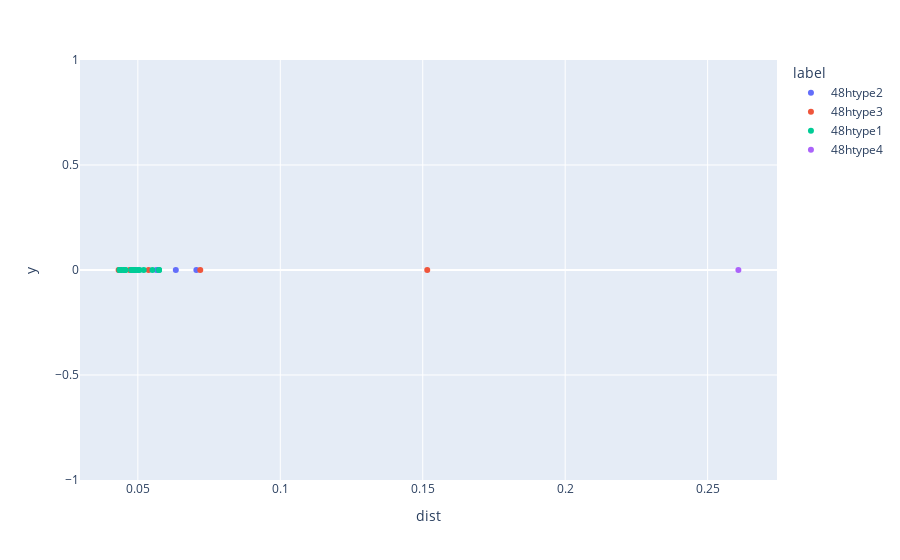

Notebook source saved alongside this figure:
### Code cell
create_POSCAR_weirdos_centroids_appended(coor_weirdos_Li, centroids_2, direc_restructure_destination, lattice_constant, filename = "POSCAR_weirdos_centroids2")
create_POSCAR_weirdos_centroids_appended(coor_weirdos_Li, centroids_3, direc_restructure_destination, lattice_constant, filename = "POSCAR_weirdos_centroids3")
create_POSCAR_weirdos_centroids_appended(coor_weirdos_Li, centroids_4, direc_restructure_destination, lattice_constant, filename = "POSCAR_weirdos_centroids4")

plot_distweirdos(file_loc_important_cols)

### Figure 1 — Plotly figure (JSON) as saved in the notebook; plotly's stock layout.template omitted (floating-point values rounded to 4 significant figures)
{"data": [{"customdata": [["48htype2", [0.3897, 0.04434, 0.7176], "7_4"], ["48htype2", [0.06611, 0.1992, 0.8744], "5_7"], ["48htype2", [0.7694, 0.9692, 0.8774], "3_7"], ["48htype2", [0.23, 0.1246, 0.9492], "3_4"]], "hovertemplate": "label=%{customdata[0]}<br>dist=%{x}<br>y=%{y}<br>coor=%{customdata[1]}<br>file=%{customdata[2]}<extra></extra>", "legendgroup": "48htype2", "marker": {"color": "#636efa", "symbol": "circle"}, "mode": "markers", "name": "48htype2", "orientation": "v", "showlegend": true, "type": "scatter", "x": [0.04957, 0.05655, 0.07055, 0.06333], "xaxis": "x", "y": [0, 0, 0, 0], "yaxis": "y"}, {"customdata": [["48htype3", [0.03175, 0.7938, 0.1444], "7_3"], ["48htype3", [0.05757, 0.3391, 0.698], "6_7"], ["48htype3", [0.3054, 0.3729, 0.9429], "6_7"], ["48htype3", [0.6272, 0.1187, 0.608], "6_6"], ["48htype3", [0.03337, 0.2261, 0.8714], "6_1"]], "hovertemplate": "label=%{customdata[0]}<br>dist=%{x}<br>y=%{y}<br>coor=%{customdata[1]}<br>file=%{customdata[2]}<extra></extra>", "legendgroup": "48htype3", "marker": {"color": "#EF553B", "symbol": "circle"}, "mode": "markers", "name": "48htype3", "orientation": "v", "showlegend": true, "type": "scatter", "x": [0.04711, 0.04324, 0.05376, 0.1516, 0.07191], "xaxis": "x", "y": [0, 0, 0, 0, 0], "yaxis": "y"}, {"customdata": [["48htype1", [0.1548, 0.7126, 0.4506], "7_3"], ["48htype1", [0.8532, 0.9776, 0.7871], "6_7"], ["48htype1", [0.1509, 0.2167, 0.9691], "6_5"], ["48htype1", [0.6509, 0.7167, 0.9691], "6_5"], ["48htype1", [0.9861, 0.3432, 0.2831], "6_2"], ["48htype1", [0.3518, 0.2876, 0.9603], "6_2"], ["48htype1", [0.6589, 0.7189, 0.9808], "5_7"], ["48htype1", [0.7331, 0.1647, 0.4702], "5_7"], ["48htype1", [0.973, 0.156, 0.223], "5_5"], ["48htype1", [0.0292, 0.3462, 0.713], "5_2"], ["48htype1", [0.03268, 0.8443, 0.2159], "5_2"], ["48htype1", [0.346, 0.5259, 0.2211], "5_1"], ["48htype1", [0.8551, 0.5342, 0.7121], "5_1"], ["48htype1", [0.654, 0.2648, 0.02875], "4_5"], ["48htype1", [0.654, 0.02875, 0.2648], "4_5"], ["48htype1", [0.02323, 0.7709, 0.1665], "3_6"], ["48htype1", [0.7719, 0.5232, 0.6508], "3_3"], ["48htype1", [0.3338, 0.01916, 0.7261], "2_3"], ["48htype1", [0.3338, 0.7737, 0.4807], "2_3"], ["48htype1", [0.1649, 0.4717, 0.7284], "1_3"], ["48htype1", [0.5287, 0.7242, 0.8401], "0_5"]], "hovertemplate": "label=%{customdata[0]}<br>dist=%{x}<br>y=%{y}<br>coor=%{customdata[1]}<br>file=%{customdata[2]}<extra></extra>", "legendgroup": "48htype1", "marker": {"color": "#00cc96", "symbol": "circle"}, "mode": "markers", "name": "48htype1", "orientation": "v", "showlegend": true, "type": "scatter", "x": [0.04796, 0.05059, 0.04838, 0.04838, 0.04564, 0.05012, 0.04369, 0.04912, 0.04769, 0.04397, 0.044, 0.04813, 0.05206, 0.05745, 0.05745, 0.0451, 0.05512, 0.04356, 0.04364, 0.04523, 0.04548], "xaxis": "x", "y": [0, 0, 0, 0, 0, 0, 0, 0, 0, 0, 0, 0, 0, 0, 0, 0, 0, 0, 0, 0, 0], "yaxis": "y"}, {"customdata": [["48htype4", [0.2441, 0.75, 0.75], "3_5"]], "hovertemplate": "label=%{customdata[0]}<br>dist=%{x}<br>y=%{y}<br>coor=%{customdata[1]}<br>file=%{customdata[2]}<extra></extra>", "legendgroup": "48htype4", "marker": {"color": "#ab63fa", "symbol": "circle"}, "mode": "markers", "name": "48htype4", "orientation": "v", "showlegend": true, "type": "scatter", "x": [0.2608], "xaxis": "x", "y": [0], "yaxis": "y"}], "layout": {"legend": {"title": {"text": "label"}, "tracegroupgap": 0}, "margin": {"t": 60}, "xaxis": {"anchor": "y", "domain": [0, 1], "title": {"text": "dist"}}, "yaxis": {"anchor": "x", "domain": [0, 1], "title": {"text": "y"}}}}
